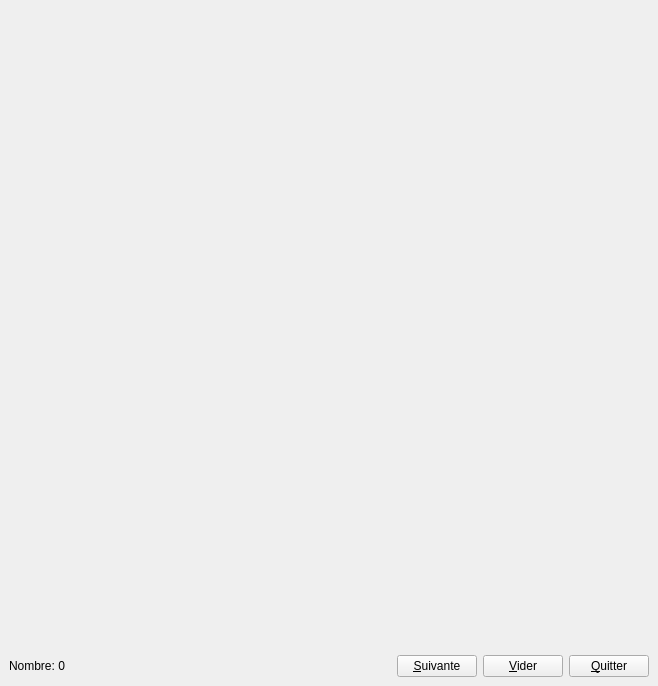
<ui version="4.0" >
 <class>GOL</class>
 <widget class="QWidget" name="GOL" >
  <property name="geometry" >
   <rect>
    <x>0</x>
    <y>0</y>
    <width>338</width>
    <height>368</height>
   </rect>
  </property>
  <property name="windowTitle" >
   <string>LifeGame</string>
  </property>
  <layout class="QGridLayout" >
   <property name="margin" >
    <number>9</number>
   </property>
   <property name="spacing" >
    <number>6</number>
   </property>
   <item row="1" column="0" >
    <layout class="QHBoxLayout" >
     <property name="margin" >
      <number>0</number>
     </property>
     <property name="spacing" >
      <number>6</number>
     </property>
     <item>
      <widget class="QLabel" name="txtNbLife" >
       <property name="text" >
        <string>Nombre: 0</string>
       </property>
      </widget>
     </item>
     <item>
      <spacer>
       <property name="orientation" >
        <enum>Qt::Horizontal</enum>
       </property>
       <property name="sizeHint" >
        <size>
         <width>40</width>
         <height>20</height>
        </size>
       </property>
      </spacer>
     </item>
     <item>
      <widget class="QPushButton" name="btnNext" >
       <property name="text" >
        <string>&amp;Suivante</string>
       </property>
       <property name="icon" >
        <iconset resource="../res/res.qrc" >:/icons/button/next.png</iconset>
       </property>
      </widget>
     </item>
     <item>
      <widget class="QPushButton" name="btnClear" >
       <property name="text" >
        <string>&amp;Vider</string>
       </property>
       <property name="icon" >
        <iconset resource="../res/res.qrc" >:/icons/button/clear.png</iconset>
       </property>
      </widget>
     </item>
     <item>
      <widget class="QPushButton" name="btnQuit" >
       <property name="text" >
        <string>&amp;Quitter</string>
       </property>
       <property name="icon" >
        <iconset resource="../res/res.qrc" >:/icons/button/quit.png</iconset>
       </property>
      </widget>
     </item>
    </layout>
   </item>
   <item row="0" column="0" >
    <widget class="LifeWidget" native="1" name="wgtGOL" >
     <property name="minimumSize" >
      <size>
       <width>640</width>
       <height>640</height>
      </size>
     </property>
     <property name="maximumSize" >
      <size>
       <width>1280</width>
       <height>1280</height>
      </size>
     </property>
    </widget>
   </item>
  </layout>
 </widget>
 <customwidgets>
  <customwidget>
   <class>LifeWidget</class>
   <extends>QWidget</extends>
   <header>lifeWidget.h</header>
  </customwidget>
 </customwidgets>
 <resources>
  <include location="../res/res.qrc" />
 </resources>
 <connections/>
</ui>
